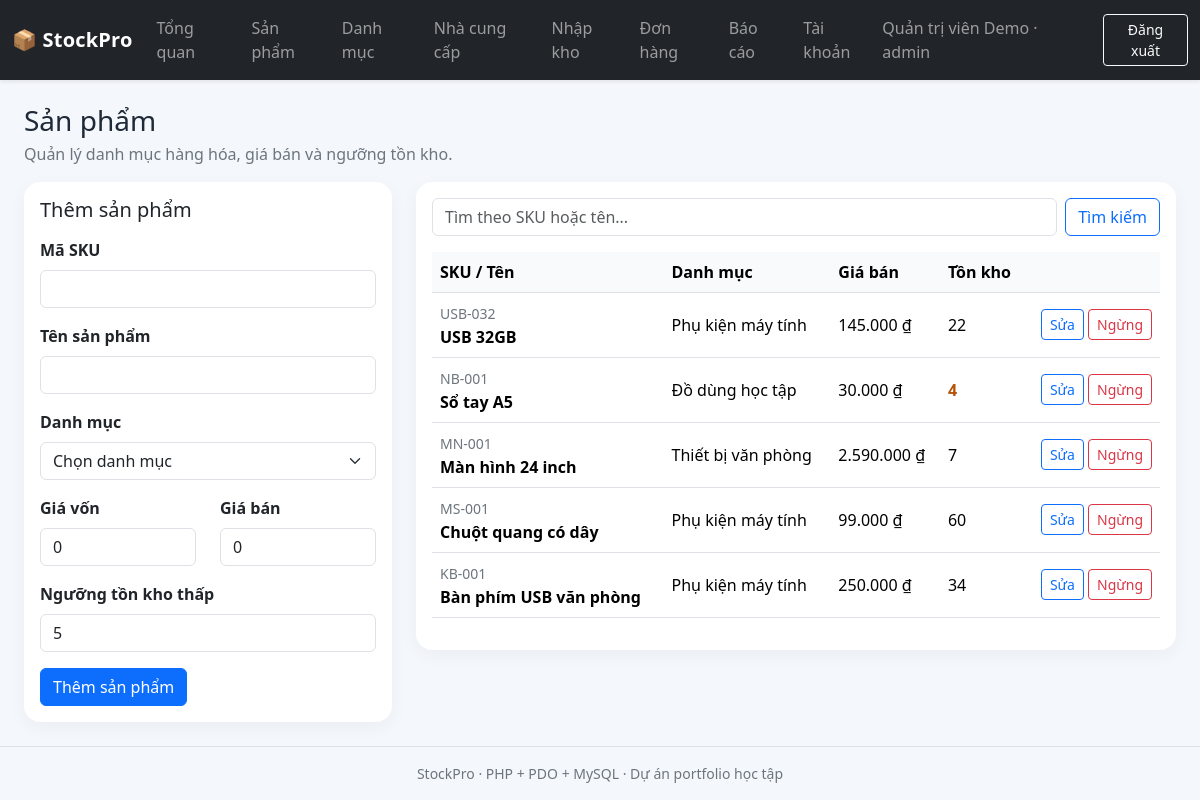
/public/products.php (signed in), run on the app's committed database.
### tables this page shows
CREATE TABLE products (
 id BIGINT UNSIGNED AUTO_INCREMENT PRIMARY KEY,
 sku VARCHAR(50) NOT NULL UNIQUE,
 name VARCHAR(180) NOT NULL,
 category_id BIGINT UNSIGNED NOT NULL,
 cost_price DECIMAL(14,2) NOT NULL DEFAULT 0,
 sale_price DECIMAL(14,2) NOT NULL DEFAULT 0,
 stock_qty INT UNSIGNED NOT NULL DEFAULT 0,
 min_stock INT UNSIGNED NOT NULL DEFAULT 5,
 is_active TINYINT(1) NOT NULL DEFAULT 1,
 created_at TIMESTAMP NOT NULL DEFAULT CURRENT_TIMESTAMP,
 updated_at TIMESTAMP NOT NULL DEFAULT CURRENT_TIMESTAMP ON UPDATE CURRENT_TIMESTAMP,
 CONSTRAINT fk_products_category FOREIGN KEY(category_id) REFERENCES categories(id),
 INDEX idx_products_name(name),
 INDEX idx_products_stock(stock_qty)
);

CREATE TABLE categories (
 id BIGINT UNSIGNED AUTO_INCREMENT PRIMARY KEY,
 name VARCHAR(100) NOT NULL UNIQUE,
 description VARCHAR(255) NULL,
 created_at TIMESTAMP NOT NULL DEFAULT CURRENT_TIMESTAMP
);

### app/helpers.php (called while the page is built, shortened)
<?php
function e(mixed $value): string {
    return htmlspecialchars((string)$value, ENT_QUOTES | ENT_SUBSTITUTE, 'UTF-8');
}
function current_user(): array { return $_SESSION['user'] ?? []; }
function money(mixed $amount): string { return number_format((float)$amount, 0, ',', '.') . ' ₫'; }

### public/products.php (the view, shortened to what this page needs)
<?php
require_once __DIR__.'/../config/config.php'; require_once __DIR__.'/../app/helpers.php'; require_login();
$pdo=db();
$q=trim((string)($_GET['q']??''));$sql="SELECT p.*,c.name category_name FROM products p JOIN categories c ON c.id=p.category_id WHERE p.is_active=1";$params=[];
$sql.=" ORDER BY p.id DESC";$st=$pdo->prepare($sql);$st->execute($params);$products=$st->fetchAll();
$edit=null;if(isset($_GET['edit'])){$st=$pdo->prepare('SELECT * FROM products WHERE id=? AND is_active=1');$st->execute([(int)$_GET['edit']]);$edit=$st->fetch()?:null;}
$pageTitle='Sản phẩm';require __DIR__.'/../app/layout/header.php';
?>
<div class="page-heading mb-3"><div><h1 class="h3 mb-1">Sản phẩm</h1><p class="text-secondary mb-0">Quản lý danh mục hàng hóa, giá bán và ngưỡng tồn kho.</p></div></div>
<div class="row g-4"><div class="col-12 col-xl-4"><div class="card"><div class="card-body"><h2 class="h5 mb-3"><?= $edit?'Sửa sản phẩm':'Thêm sản phẩm' ?></h2>
<form method="post"><input type="hidden" name="csrf_token" value="<?= e(csrf_token()) ?>"><input type="hidden" name="action" value="save"><input type="hidden" name="id" value="<?= (int)($edit['id']??0) ?>">
<div class="mb-3"><label class="form-label">Mã SKU</label><input name="sku" class="form-control" required maxlength="50" value="<?= e($edit['sku']??'') ?>"></div>
<div class="mb-3"><label class="form-label">Tên sản phẩm</label><input name="name" class="form-control" required value="<?= e($edit['name']??'') ?>"></div>
<div class="mb-3"><label class="form-label">Danh mục</label><select name="category_id" class="form-select" required><option value="">Chọn danh mục</option></select></div>
<div class="row"><div class="col-6 mb-3"><label class="form-label">Giá vốn</label><input type="number" min="0" step="1000" name="cost_price" class="form-control" required value="<?= e($edit['cost_price']??0) ?>"></div><div class="col-6 mb-3"><label class="form-label">Giá bán</label><input type="number" min="0" step="1000" name="sale_price" class="form-control" required value="<?= e($edit['sale_price']??0) ?>"></div></div>
<div class="mb-3"><label class="form-label">Ngưỡng tồn kho thấp</label><input type="number" min="0" name="min_stock" class="form-control" value="<?= e($edit['min_stock']??5) ?>" required></div>
<button class="btn btn-primary"><?= $edit?'Cập nhật':'Thêm sản phẩm' ?></button><?php if($edit): ?> <a class="btn btn-light" href="<?= BASE_URL ?>/products.php">Hủy</a><?php endif; ?>
</form></div></div></div>
<div class="col-12 col-xl-8"><div class="card"><div class="card-body"><form class="row g-2 mb-3"><div class="col"><input name="q" class="form-control" placeholder="Tìm theo SKU hoặc tên..." value="<?= e($q) ?>"></div><div class="col-auto"><button class="btn btn-outline-primary">Tìm kiếm</button></div></form>
<div class="table-responsive"><table class="table align-middle"><thead><tr><th>SKU / Tên</th><th>Danh mục</th><th>Giá bán</th><th>Tồn kho</th><th></th></tr></thead><tbody>
<?php foreach($products as $p): ?><tr><td><small class="text-secondary"><?= e($p['sku']) ?></small><br><b><?= e($p['name']) ?></b></td><td><?= e($p['category_name']) ?></td><td><?= money($p['sale_price']) ?></td><td><span class="<?= $p['stock_qty']<=$p['min_stock']?'low-stock':'' ?>"><?= (int)$p['stock_qty'] ?></span></td><td class="text-end text-nowrap"><a class="btn btn-sm btn-outline-primary" href="?edit=<?= (int)$p['id'] ?>">Sửa</a> <?php if(current_user()['role']==='admin'): ?><form method="post" class="d-inline"><input type="hidden" name="csrf_token" value="<?= e(csrf_token()) ?>"><input type="hidden" name="action" value="delete"><input type="hidden" name="id" value="<?= (int)$p['id'] ?>"><button class="btn btn-sm btn-outline-danger" data-confirm="Ngừng kinh doanh sản phẩm này?">Ngừng</button></form><?php endif; ?></td></tr><?php endforeach; ?>
</tbody></table></div></div></div></div></div>
<?php require __DIR__.'/../app/layout/footer.php'; ?>

### app/layout/header.php (shortened to what this page needs)
<?php
require_once __DIR__ . '/../helpers.php';
$user = current_user();
?>
<!doctype html>
<html lang="vi">
<head>
<link href="https://cdn.jsdelivr.net/npm/bootstrap@5.3.3/dist/css/bootstrap.min.css" rel="stylesheet">
<link href="<?= e(BASE_URL) ?>/assets/app.css" rel="stylesheet">
</head>
<body>
<nav class="navbar navbar-expand-lg navbar-dark bg-dark shadow-sm">
 <div class="container-fluid">
  <a class="navbar-brand fw-bold" href="<?= e(BASE_URL) ?>/index.php">📦 StockPro</a>
  <div class="collapse navbar-collapse" id="navMain">
   <?php if ($user): ?>
   <ul class="navbar-nav me-auto">
    <li class="nav-item"><a class="nav-link" href="<?= e(BASE_URL) ?>/index.php">Tổng quan</a></li>
    <li class="nav-item"><a class="nav-link" href="<?= e(BASE_URL) ?>/products.php">Sản phẩm</a></li>
    <li class="nav-item"><a class="nav-link" href="<?= e(BASE_URL) ?>/categories.php">Danh mục</a></li>
    <li class="nav-item"><a class="nav-link" href="<?= e(BASE_URL) ?>/suppliers.php">Nhà cung cấp</a></li>
    <li class="nav-item"><a class="nav-link" href="<?= e(BASE_URL) ?>/purchases.php">Nhập kho</a></li>
    <li class="nav-item"><a class="nav-link" href="<?= e(BASE_URL) ?>/orders.php">Đơn hàng</a></li>
    <li class="nav-item"><a class="nav-link" href="<?= e(BASE_URL) ?>/reports.php">Báo cáo</a></li>
    <?php if ($user['role'] === 'admin'): ?><li class="nav-item"><a class="nav-link" href="<?= e(BASE_URL) ?>/users.php">Tài khoản</a></li><?php endif; ?>
   </ul>
   <span class="navbar-text me-3"><?= e($user['full_name']) ?> · <?= e($user['role']) ?></span>
   <form method="post" action="<?= e(BASE_URL) ?>/logout.php" class="d-flex">
    <button class="btn btn-outline-light btn-sm">Đăng xuất</button>
   </form>
   <?php endif; ?>
  </div>
 </div>
</nav>
<main class="container-fluid px-3 px-lg-4 py-4">

### app/layout/footer.php (shortened to what this page needs)
</main>
<footer class="border-top py-3 text-center text-secondary small">StockPro · PHP + PDO + MySQL · Dự án portfolio học tập</footer>
</body></html>

### public/assets/app.css (style rules this page uses)
body { background:#f4f7fb;color:#1f2937 }
.navbar-brand { letter-spacing:.2px }
.page-heading { display:flex;align-items:center;justify-content:space-between;gap:1rem;flex-wrap:wrap }
.card { border:0;border-radius:1rem;box-shadow:0 5px 18px rgba(22,34,51,.045) }
.table thead th { white-space:nowrap;background:#f8fafc }
.table td { vertical-align:middle }
.form-label { font-weight:600 }
.low-stock { color:#b45309;font-weight:700 }

### data on the page
products: sku "USB-032", name "USB 32GB", category.name "Phụ kiện máy tính", sale_price "145.000 ₫", stock_qty "22"
products: sku "NB-001", name "Sổ tay A5", category.name "Đồ dùng học tập", sale_price "30.000 ₫", stock_qty "4"
products: sku "MN-001", name "Màn hình 24 inch", category.name "Thiết bị văn phòng", sale_price "2.590.000 ₫", stock_qty "7"
products: sku "MS-001", name "Chuột quang có dây", category.name "Phụ kiện máy tính", sale_price "99.000 ₫", stock_qty "60"
products: sku "KB-001", name "Bàn phím USB văn phòng", category.name "Phụ kiện máy tính", sale_price "250.000 ₫", stock_qty "34"

### other printed values
$user['full_name'] "Quản trị viên Demo"
$user['role'] "admin"
